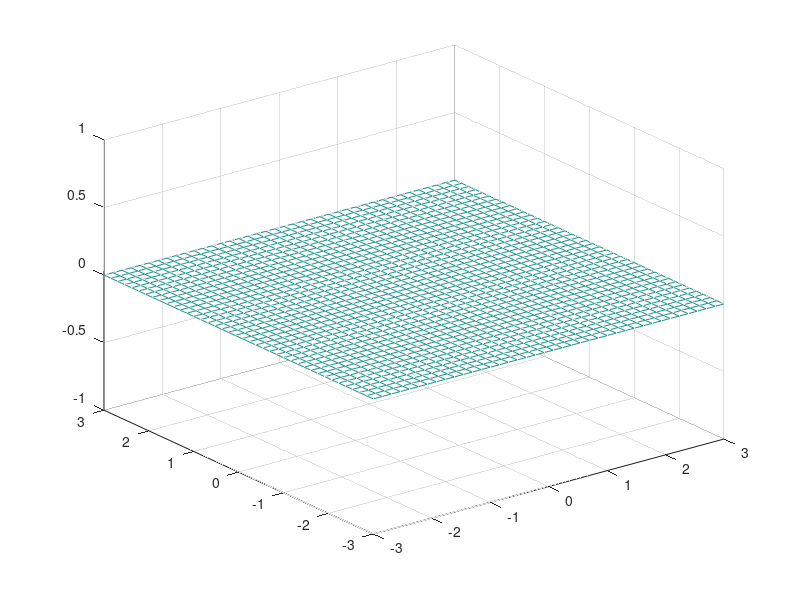

The MATLAB script that drew this image:
%% Jens Clausen - Darcy Law Simulation 
% let x-y plane be the plane on which the disk is. The z axis represents
% the time taken for the flow to reach that point on the disc. 

% Define constants 
mu = 8.9e-4;
gamma = 72.86e-3;
alpha = 71;
r_p = 10e-6;
r_c = 2.54e-3;

% Set up grid 
x=linspace(-3,3,40);
y=linspace(-3,3,40);
[x,y]=meshgrid(x,y);
z = zeros(40,40);

% Calculate time to the edge of the disc
sum = 0;
for i = 1:(size(x,1)/2)
    for j = 1:(size(y,1)/2)
        r = sqrt((x(i)*x(i))+(y(j)*y(j)));
        % z(i,j) = r; % test - store radius in z
        
        
    end 
end

% Draw mesh 
mesh(x,y,z)